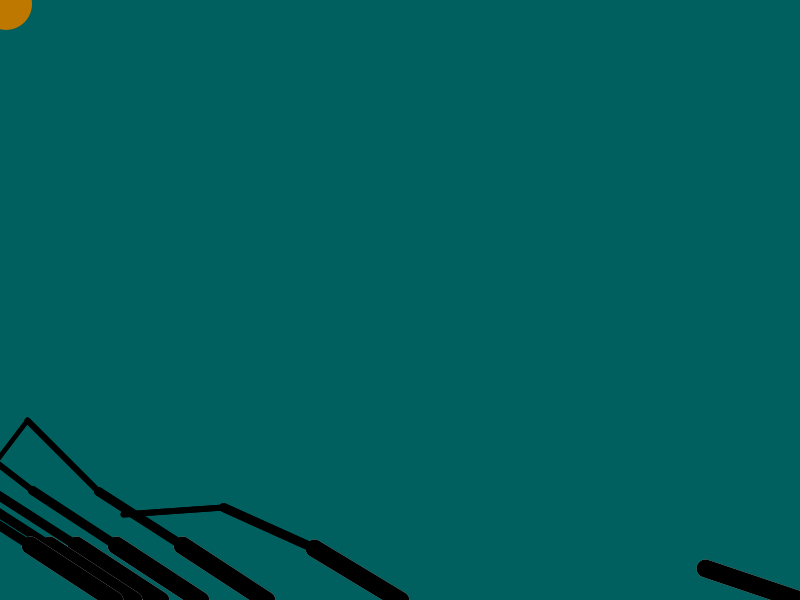
Frame 1 (no input)
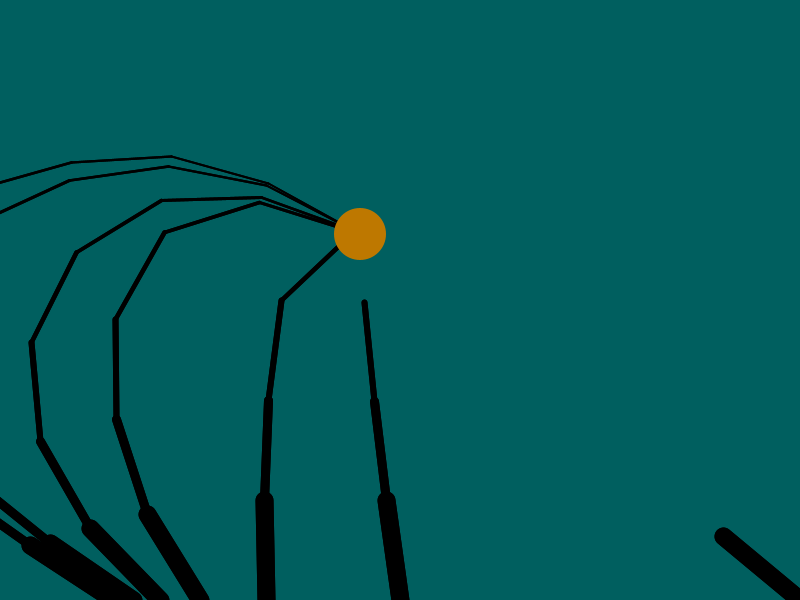
Frame 60 (the mouse pressed at the canvas centre just before this capture)
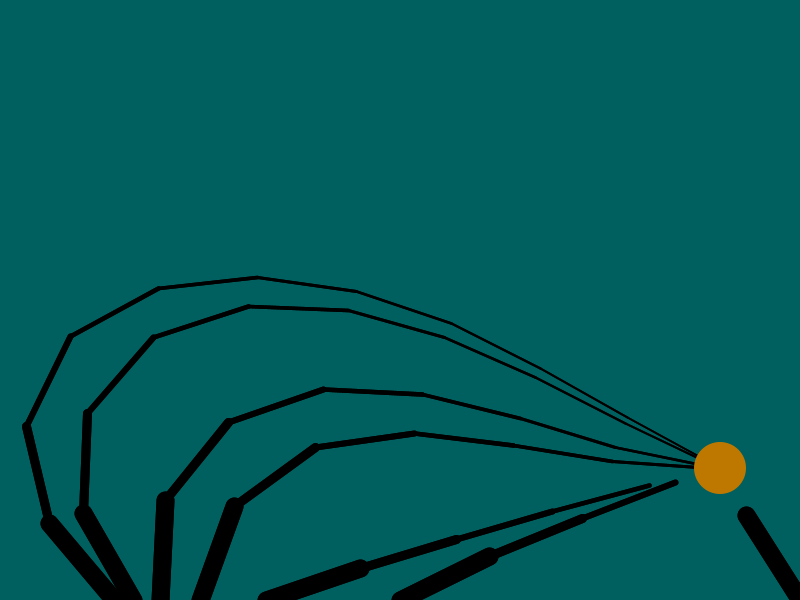
Frame 120 (the mouse held since frame 60 and released just before this capture)

The Processing sketch that drew these frames (run headless with seeded random() and noise(); from frame 60 on, the mouse is pressed at the canvas centre):

// Processing sketch: Kinetics_hw3_02
// ── Kinetics_hw3_02.pde
import java.util.List;
import java.util.LinkedList;


private List<Tentacle> tentacles;
private int theColor;
private int backgroundColor;

private PVector pos;
private PVector vel;
private volatile int speedFactor=0;

void setup()
{
  size(800, 600);
  pos = new PVector(0,0);
  vel = new PVector(2, 1.3);
  vel.mult(3);
  tentacles = new LinkedList<Tentacle>();
  for (int i=1; i< 8; i++) {
    tentacles.add( buildTentacle(i)); 
  }
}

private Tentacle buildTentacle(int index){
  return new Tentacle(width/index, height, index*3); 
}

void draw()
{
  background(backgroundColor, 95, 95);
  for (Tentacle t:tentacles) {
    t.update();
    t.show(this.theColor);
  }
  pos.add(vel);
  noStroke();
  fill(190,120,0);
  ellipse(pos.x, pos.y, 52, 52);
  
  if(pos.x>width|| pos.x<0)
  {
    vel.x*= -1;
  }
  
  if(pos.y>height || pos.y<0)
  {
    vel.y*= -1;
  }
}

void mouseClicked() {
  int step=4;
  int sign = vel.x<0? -1: 1;
  this.theColor= random.nextInt(255);
  this.backgroundColor= random.nextInt(255);
  if(speedFactor<4) {
    vel.x = Math.min(vel.x+ (sign * step), width);
    vel.y = Math.min(vel.y+ (sign * step), height);
    speedFactor++;
  }
  else {
    vel.x=5;
    vel.y=5;
    speedFactor=1;
  }
}
 

// ── Segment.pde
public class Segment
{
  PVector a = new PVector();
  PVector b = new PVector();
  float len;
  float angle = 10;
  float sw = 3; 
   int theColor=0;
 
  Segment(float x, float y, float len_, float i, int theColor) 
  {
    a = new PVector(x,y);
    sw = 18/(i+1);
    len = len_;
    this.theColor = theColor;
    calculateB();
    
  }
  
  
   Segment(Segment parent, float len_, float i)
  {
    sw = 18/(i+1);
    a = parent.b.copy();
    len = len_;
    calculateB();
  }
  
  
  void follow(Segment child)
  {
    float targetX = child.a.x;
    float targetY = child.a.y;
    follow(targetX, targetY);
    
  }
  
  void follow(float tx, float ty)
  {
    PVector target = new PVector(tx, ty);
    PVector dir = PVector.sub(target,a);
    angle = dir.heading();
    dir.setMag(len);
    dir.mult(-1);
    a = PVector.add(target, dir);
  }
  
  void update()
  {
    calculateB();
  }
  
  void setA(PVector pos)
  {
    a = pos.copy();
    calculateB();
  }
  void calculateB()
  {
    float dx = len * cos(angle);
    float dy = len * sin(angle);
    b.set(a.x+dx, a.y+dy);
  }
  
  void show()
  {
    stroke(this.theColor);
    strokeWeight(sw);
    line(a.x,a.y, b.x,b.y);
  }
  
  void show(int theColor)
  {
    stroke(theColor);
    strokeWeight(sw);
    line(a.x,a.y, b.x,b.y);
  }
  
  void setColor(int theColor) {
    this.theColor = theColor; 
  }
  
}

// ── Tentacle.pde
import java.util.Random;

private static Random random = new Random();

public class Tentacle
{
  Segment[] segments = new Segment[15];
  PVector base;
  float len = 100;
  private int numberOfSegments;
  

  public Tentacle(float x, float y, int numberOfSegments)
  {
    base = new PVector(x,y);
    this.numberOfSegments = Math.max(numberOfSegments/2, 1);
    segments = new Segment[this.numberOfSegments];
    segments[0] = new Segment(300, 100, len, 0, 216);
    for (int i=1; i<segments.length; i++)
    {
      segments[i] = new Segment(segments[i-1], len, i);  
    }
  
  }
  
  public void update()
  {
      int total = segments.length;
      Segment end = segments[total-1];
      end.follow(pos.x, pos.y);
      end.update();
      
      for(int i= total-2; i>=0; i--)
      {
        segments[i].follow(segments[i+1]);
        segments[i].update();
      }
      
      segments[0].setA(base);
      
      for(int i=1; i < total; i++)
      {
        segments[i].setA(segments[i-1].b);
      }
      
      for (int i=0; i<total; i++)
      {
        segments[i].show();
      }
  }
  
  void show()
  {
      for(Segment s: segments)
      {
        s.setColor(205);
        s.show();
      }
  }
  
  void show(int theColor)
  {
      for(Segment s: segments)
      {
        s.setColor(theColor);
        s.show();
      }
  }
  
  
}
